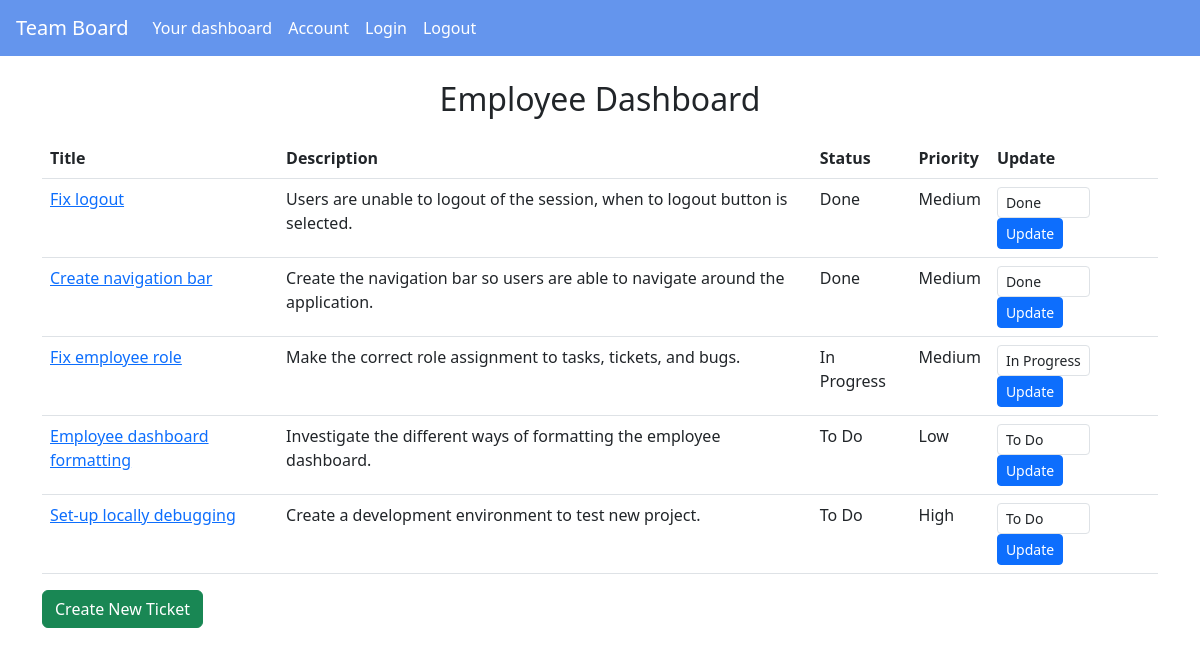
Page /dashboard (signed in) on the committed database.
### app/models.py (models this page shows, shortened)
class Ticket(db.Model):
    id = db.Column(db.Integer, primary_key=True)
    title = db.Column(db.String(80), nullable=False)
    type_of_ticket = db.Column(db.String(80), nullable=False)
    priority_level = db.Column(db.String(80), nullable=False)
    start_date = db.Column(db.Date, nullable=False)
    end_date = db.Column(db.Date, nullable=False)
    status = db.Column(db.String(20), default='To DO', nullable=False)
    description = db.Column(db.Text, nullable=False)
    assigned_to = db.Column(db.Integer, db.ForeignKey('user.id'), nullable=True)
    tickets_assigned = db.relationship('User', backref='tickets', lazy=True)

### app/routes.py (the view)
@app_routes.route('/dashboard')
@login_required
def dashboard():
    if current_user.role == 'manager': # Check the role of the current user
        tickets = Ticket.query.all()
        return render_template('manager_dashboard.html', tickets=tickets)
    elif current_user.role == 'employee':
        tickets = Ticket.query.filter_by(assigned_to=current_user.id).all()
        return render_template('employee_dashboard.html', tickets=tickets)

### app/__init__.py (called while the page is built)
def create_app():
    app = Flask(__name__)
    app.secret_key = 'your_secret_key'
    app.config.from_object('config.Config')
    login_manager.init_app(app)
    bcrypt.init_app(app)
    db.init_app(app)
    migrate = Migrate(app, db)
    login_manager.login_view = 'routes.login'
    @login_manager.user_loader
    def load_user(user_id):
        return User.query.get(int(user_id))
    from .routes import app_routes
    app.register_blueprint(app_routes)
    with app.app_context():
        db.drop_all()
        db.create_all()
        seed_data()
    return app

### app/templates/employee_dashboard.html
{% extends "base.html" %}
{% block content %}
<div class="container">
    <h2 class="text-center mt-4">Employee Dashboard</h2>
    <table class="table">
        <thead>
            <tr>
                <th>Title</th>
                <th>Description</th>
                <th>Status</th>
                <th>Priority</th>
                <th>Update</th>
            </tr>
        </thead>
        <tbody>
            {% for ticket in tickets %}
            <tr>
                <td><a href="{{ url_for('routes.ticket_details', id=ticket.id) }}">
                    {{ ticket.title }}
                </a></td>
                <td>{{ ticket.description }}</td>
                <td>{{ ticket.status }}</td>
                <td>{{ ticket.priority_level }}</td>
                <td>
                    <form method="POST" action="{{ url_for('routes.update_ticket', id=ticket.id) }}" class="d-inline">
                        <select name="status" class="form-control form-control-sm d-inline w-auto">
                            <option value="To Do" {% if ticket.status == 'To Do' %}selected{% endif %}>To Do</option>
                            <option value="In Progress" {% if ticket.status == 'In Progress' %}selected{% endif %}>In Progress</option>
                            <option value="Done" {% if ticket.status == 'Done' %}selected{% endif %}>Done</option>
                        </select>
                        <button type="submit" class="btn btn-primary btn-sm">Update</button>
                    </form>
                </td>
            </tr>
            {% endfor %}
        </tbody>
    </table>
    <a href="{{ url_for('routes.create_ticket') }}" class="btn btn-success mb-3">Create New Ticket</a>
</div>
{% endblock %}

### app/static/css/styles.css (style rules this page uses)
body { background-color: #f8f9fa; font-family: 'Arial', sans-serif; }
.container { margin-top: 20px; }
table { width: 100%; border-collapse: collapse; margin: 20px 0; font-size: 1rem; text-align: left; }
th, td { padding: 10px; border-bottom: 1px solid #ddd; }
th { background-color: #343a40; color: white; }
.btn-primary { background-color: #007bff; border-color: #007bff; }

### rows in the picture
Ticket: title "Fix logout", description "Users are unable to logout of the session, when to logout button is selected.", status "Done", priority_level "Medium"
Ticket: title "Create navigation bar", description "Create the navigation bar so users are able to navigate around the application.", status "Done", priority_level "Medium"
Ticket: title "Fix employee role", description "Make the correct role assignment to tasks, tickets, and bugs.", status "In Progress", priority_level "Medium"
Ticket: title "Employee dashboard formatting", description "Investigate the different ways of formatting the employee dashboard.", status "To Do", priority_level "Low"
Ticket: title "Set-up locally debugging", description "Create a development environment to test new project.", status "To Do", priority_level "High"
